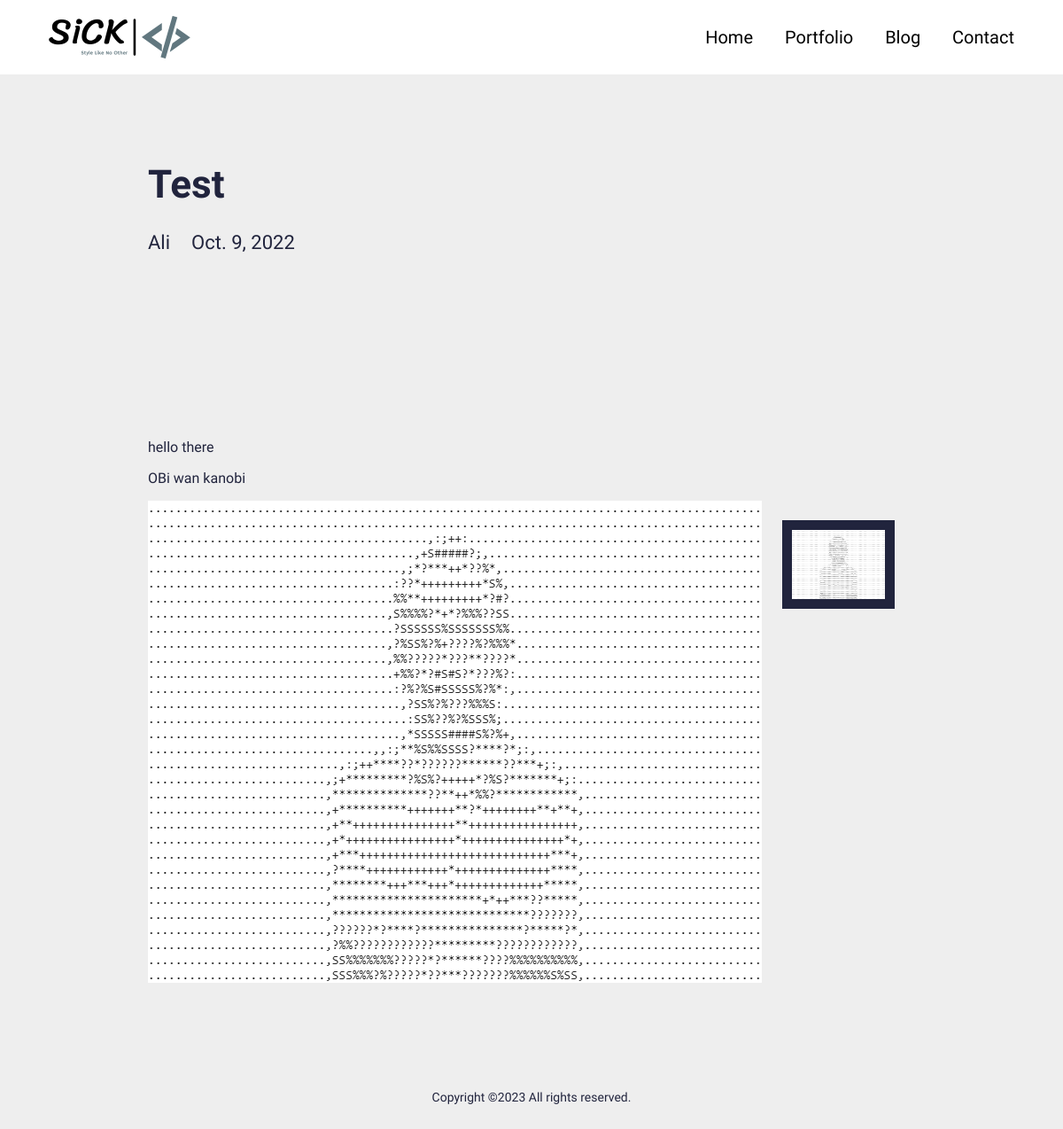
Page /blog/test on the committed database.
### main/models.py (models this page shows, shortened)
class Blog(models.Model):
    class Meta:
        verbose_name_plural = 'Blog Profiles'
        verbose_name = 'Blog'
        ordering = ["timestamp"]
    timestamp = models.DateTimeField(auto_now_add=True)
    author = models.CharField(max_length=200, blank=True, null=True)
    name = models.CharField(max_length=200, blank=True, null=True)
    description = models.CharField(max_length=500, blank=True, null=True)
    image = models.ImageField(blank=True, null=True, upload_to="blog")
    body = RichTextField(blank=True, null=True)
    slug = models.SlugField(blank=True, null=True)
    is_active = models.BooleanField(default=True)

### main/views.py (the view)
# urls.py: path('blog/<slug:slug>', views.BlogDetailView.as_view(), name="blog"),
class BlogDetailView(generic.DetailView):
    model = Blog
    template_name = "main/blog-detail.html"

### digital_resume/context_processors.py (called while the page is built)
def project_context(request):
    context = {
        'me': User.objects.first(),
    }
    return context

### main/templates/main/blog-detail.html (shortened to what this page needs)
{% extends 'main/base.html' %}
{% load static %}
{% block content %}
<section>
  <div class="innerPageBannerCol">
    <div class="container">
      <div class="row g-4 g-md-3  align-items-center">
        <div class="col-md-6">
          <div class="bannerContent">
            <h1 class="xlTitle pb-md-3">{{object.name|title}}</h1>
          </div>
        </div>
      </div>
      <div class="row">
        <div class="col-md-auto">
          <div class="authorCol">
            <h4 class="smTitle pb-3">{{object.author|title}}</h4>
          </div>
        </div>
        <div class="col-md">
          <h4 class="smTitle pb-3">{{object.timestamp.date}}</h4>
        </div>
      </div>
    </div>
  </div>
</section>
<section>
  <div class="sectionSpaceSm">
    <div class="container">
      {{object.body|safe}}
    </div>
  </div>
</section>
{% endblock %}

### static/css/style.css (style rules this page uses)
:root { --primaryColor: rgba(119, 115, 115, 0.59); --primaryDarkColor: #1b1b45; --primaryHoverColor: #404572; --secondaryColor: #61777F; --baseColor: #21243D; --regular: 400; --medium: 500; --bold: 700; --black: 900; --lightBg: #DEDEDE; }
html { scroll-behavior: smooth; }
body { font-family: 'Sriracha', monospace; color: var(--baseColor); background-color: #EEEEEE; line-height: normal; }
img { max-width: 100%; }
.xlTitle { font-size: 44px; line-height: 1.3; font-weight: var(--bold); font-family: 'Sriracha', monospace; }
.smTitle { font-size: 22px; line-height: normal; font-weight: var(--regular); font-family: 'Sriracha', monospace; }
.sectionSpaceSm { padding: 35px 0; }
.innerPageBannerCol { padding: 180px 0 150px; }
@media (min-width:992px) { .container, .container-lg, .container-md, .container-sm, .container-xl, .container-xxl { max-width: 890px; } }

### rows in the picture
Blog: name "Test", author "Ali", timestamp "Oct. 9, 2022", body "hello there OBi wan kanobi", body (picture)
